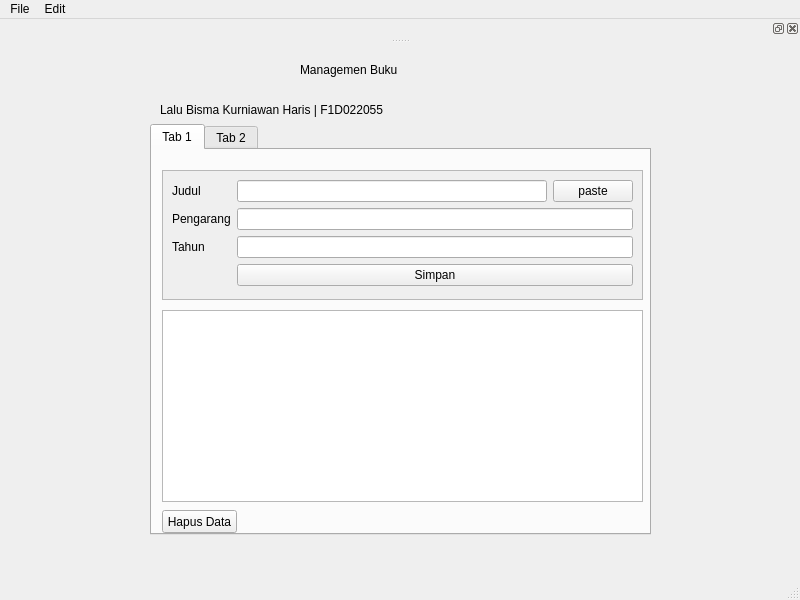
<?xml version="1.0" encoding="UTF-8"?>
<ui version="4.0">
 <class>MainWindow</class>
 <widget class="QMainWindow" name="MainWindow">
  <property name="geometry">
   <rect>
    <x>0</x>
    <y>0</y>
    <width>800</width>
    <height>600</height>
   </rect>
  </property>
  <property name="windowTitle">
   <string>MainWindow</string>
  </property>
  <widget class="QWidget" name="centralwidget">
   <widget class="QLabel" name="labelJudul">
    <property name="geometry">
     <rect>
      <x>300</x>
      <y>10</y>
      <width>221</width>
      <height>31</height>
     </rect>
    </property>
    <property name="text">
     <string>Managemen Buku</string>
    </property>
   </widget>
   <widget class="QLabel" name="labelNama">
    <property name="geometry">
     <rect>
      <x>160</x>
      <y>50</y>
      <width>481</width>
      <height>31</height>
     </rect>
    </property>
    <property name="text">
     <string>Lalu Bisma Kurniawan Haris | F1D022055</string>
    </property>
   </widget>
   <widget class="QTabWidget" name="tabWidget">
    <property name="geometry">
     <rect>
      <x>150</x>
      <y>80</y>
      <width>501</width>
      <height>411</height>
     </rect>
    </property>
    <property name="currentIndex">
     <number>0</number>
    </property>
    <widget class="QWidget" name="tab">
     <attribute name="title">
      <string>Tab 1</string>
     </attribute>
     <widget class="QScrollArea" name="scrollArea">
      <property name="geometry">
       <rect>
        <x>10</x>
        <y>20</y>
        <width>481</width>
        <height>130</height>
       </rect>
      </property>
      <property name="widgetResizable">
       <bool>true</bool>
      </property>
      <widget class="QWidget" name="scrollAreaWidgetContents">
       <layout class="QFormLayout" name="formLayout">
        <item row="0" column="0">
         <widget class="QLabel" name="label_3">
          <property name="text">
           <string>Judul</string>
          </property>
         </widget>
        </item>
        <item row="0" column="1">
         <layout class="QHBoxLayout" name="judulLayout">
          <item>
           <widget class="QLineEdit" name="inputJudul">
            <property name="sizePolicy">
             <sizepolicy hsizetype="Expanding" vsizetype="Fixed">
              <horstretch>8</horstretch> <!-- 80% of the width -->
              <verstretch>0</verstretch>
             </sizepolicy>
            </property>
           </widget>
          </item>
          <item>
           <widget class="QPushButton" name="btnPasteClipboard">
            <property name="text">
             <string>paste</string>
            </property>
            <property name="sizePolicy">
             <sizepolicy hsizetype="Expanding" vsizetype="Fixed">
              <horstretch>2</horstretch> <!-- 20% of the width -->
              <verstretch>0</verstretch>
             </sizepolicy>
            </property>
           </widget>
          </item>
         </layout>
        </item>
        <item row="1" column="0">
         <widget class="QLabel" name="label_4">
          <property name="text">
           <string>Pengarang</string>
          </property>
         </widget>
        </item>
        <item row="1" column="1">
         <widget class="QLineEdit" name="inputPengarang"/>
        </item>
        <item row="2" column="0">
         <widget class="QLabel" name="label_5">
          <property name="text">
           <string>Tahun</string>
          </property>
         </widget>
        </item>
        <item row="2" column="1">
         <widget class="QLineEdit" name="inputTahun"/>
        </item>
        <item row="3" column="1">
         <widget class="QPushButton" name="btnSimpan">
          <property name="text">
           <string>Simpan</string>
          </property>
         </widget>
        </item>
       </layout>
      </widget>
     </widget>
     <widget class="QTableWidget" name="tableWidget">
      <property name="geometry">
       <rect>
        <x>10</x>
        <y>160</y>
        <width>481</width>
        <height>192</height>
       </rect>
      </property>
     </widget>
     <widget class="QPushButton" name="btnHapus">
      <property name="geometry">
       <rect>
        <x>10</x>
        <y>360</y>
        <width>75</width>
        <height>23</height>
       </rect>
      </property>
      <property name="text">
       <string>Hapus Data</string>
      </property>
     </widget>
    </widget>
    <widget class="QWidget" name="tab_2">
     <attribute name="title">
      <string>Tab 2</string>
     </attribute>
     <widget class="QPushButton" name="btnExportCSV">
      <property name="geometry">
       <rect>
        <x>20</x>
        <y>200</y>
        <width>451</width>
        <height>23</height>
       </rect>
      </property>
      <property name="text">
       <string>Export CSV</string>
      </property>
     </widget>
    </widget>
   </widget>
  </widget>
  <widget class="QMenuBar" name="menubar">
   <property name="geometry">
    <rect>
     <x>0</x>
     <y>0</y>
     <width>800</width>
     <height>21</height>
    </rect>
   </property>
   <widget class="QMenu" name="menuFile">
    <property name="title">
     <string>File</string>
    </property>
    <addaction name="actionSimpan"/>
    <addaction name="actionExport_CSV"/>
    <addaction name="actionKeluar"/>
   </widget>
   <widget class="QMenu" name="menuEdit">
    <property name="title">
     <string>Edit</string>
    </property>
    <addaction name="actionCari_Data"/>
    <addaction name="actionHapus_Data"/>
   </widget>
   <addaction name="menuFile"/>
   <addaction name="menuEdit"/>
  </widget>
  <widget class="QStatusBar" name="statusbar"/>
  <widget class="QDockWidget" name="dockSearch">
   <attribute name="dockWidgetArea">
    <number>4</number>
   </attribute>
   <widget class="QWidget" name="dockWidgetContents_2">
    <widget class="QLineEdit" name="lineCari">
     <property name="geometry">
      <rect>
       <x>160</x>
       <y>0</y>
       <width>481</width>
       <height>20</height>
      </rect>
     </property>
     <property name="text">
      <string/>
     </property>
    </widget>
   </widget>
  </widget>
  <action name="actionSimpan">
   <property name="text">
    <string>Simpan</string>
   </property>
  </action>
  <action name="actionExport_CSV">
   <property name="text">
    <string>Export CSV</string>
   </property>
  </action>
  <action name="actionKeluar">
   <property name="text">
    <string>Keluar</string>
   </property>
  </action>
  <action name="actionCari_Data">
   <property name="text">
    <string>Cari Data</string>
   </property>
  </action>
  <action name="actionHapus_Data">
   <property name="text">
    <string>Hapus Data</string>
   </property>
  </action>
 </widget>
 <resources/>
 <connections/>
</ui>
